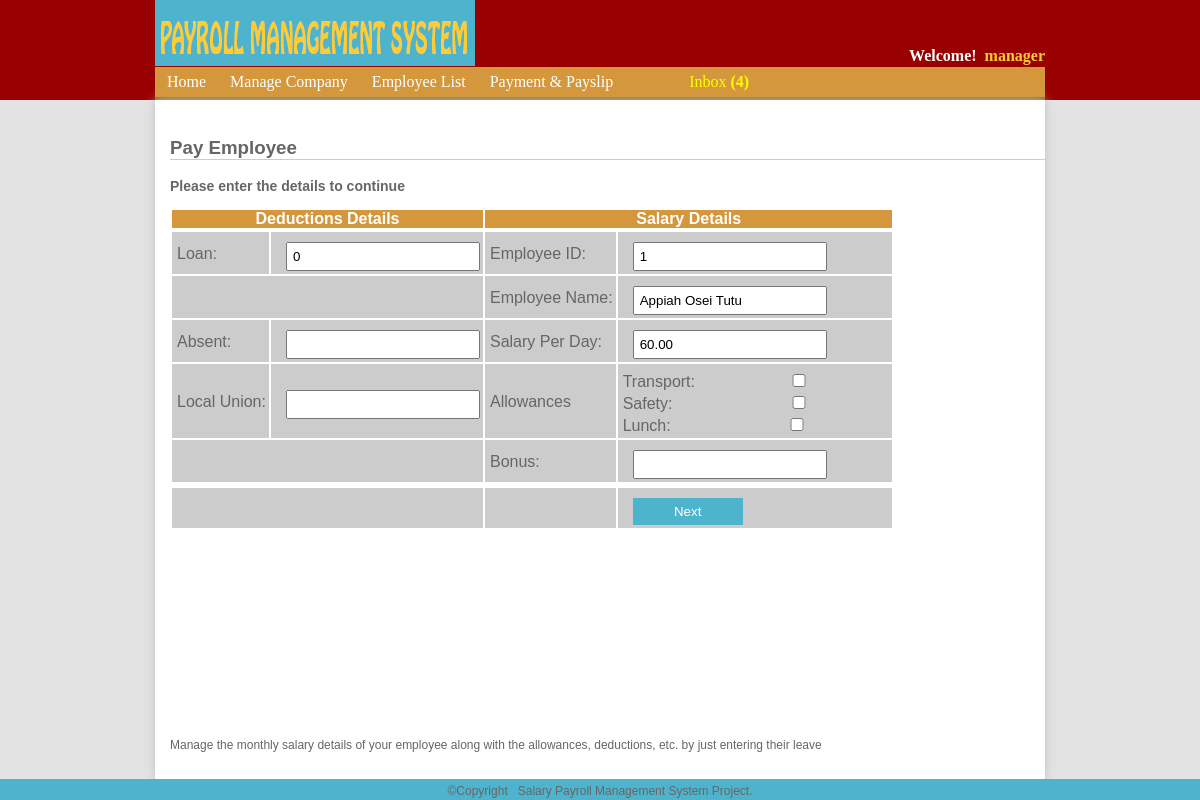
The app's page /pay-employee-each.php?empId=1 (signed in) with its own data.
### tables this page shows
CREATE TABLE IF NOT EXISTS `employee` (
  `empId` int(11) NOT NULL AUTO_INCREMENT,
  `name` varchar(255) NOT NULL,
  `phone` int(10) NOT NULL,
  `email` varchar(50) NOT NULL,
  `level` int(10) NOT NULL,
  `designation` varchar(100) NOT NULL,
  PRIMARY KEY (`empId`)
);

CREATE TABLE IF NOT EXISTS `company` (
  `compId` int(11) NOT NULL AUTO_INCREMENT,
  `compName` varchar(255) NOT NULL,
  `address` varchar(255) NOT NULL,
  `registrationNo` varchar(100) NOT NULL,
  `numberOfEmp` int(11) NOT NULL,
  `levelOne` int(11) NOT NULL,
  `levelTwo` int(11) NOT NULL,
  `levelThree` int(11) NOT NULL,
  `levelFour` int(11) NOT NULL,
  `levelFive` int(11) NOT NULL,
  `oneS` int(11) NOT NULL,
  `oneL` int(11) NOT NULL,
  `twoS` int(11) NOT NULL,
  `twoL` int(11) NOT NULL,
  `threeS` int(11) NOT NULL,
  `threeL` int(11) NOT NULL,
  `fourS` int(11) NOT NULL,
  `fourL` int(11) NOT NULL,
  `fiveS` int(11) NOT NULL,
  `fiveL` int(11) NOT NULL,
  PRIMARY KEY (`compId`)
);

### core/usersFunction.php (called while the page is built, shortened)
<?php
	function grabEmpId($empId){
		  $empId=(int)$empId;
	}
?>

### pay-employee-each.php (the view, shortened to what this page needs)
<?php
include 'core/initForMainLogPage.php';
if(isset($_GET['empId']) && !empty($_GET['empId'])){
    $empId=$_GET['empId'];
  }
?>
<?php include 'includes/adminHeadAll.php';?>
<header>
 <?php include 'includes/managerMenu.php';?>
  </header>
  <div class="container">
  <br/>
  <h3>Pay Employee</h3>
  <p style="font-size:14px"><b>Please enter the details to continue</b></p>
<div class="tableWrap">
<form action="pay-employee-each-confirm.php" method="get">
  <div class="styletable">
  <table cellpadding="" cellspacing="" border="0">
  <tr>
  <thead>
  <th colspan="2"> Deductions Details</th>
  <th colspan="2">Salary Details</th>
  </thead>
  </tr>
  <?php
		$query=mysql_query("SELECT
							empId,name,level,company.compId,company.levelOne,company.levelTwo,
							company.levelThree,company.levelFour,company.levelFive,company.oneS,company.oneL,company.twoS,company.twoL,company.threeS,
							company.threeL,company.fourS,company.fourL,company.fiveS,company.fiveL
							 FROM employee JOIN company ON company.compId=1 WHERE empId='$empId' LIMIT 1");
			while($row=mysql_fetch_array($query)){
				$empId=$row['empId'];
				$name=$row['name'];
				$levelEmp=$row['level'];
				$levelOne=$row['levelOne'];
				$levelTwo=$row['levelTwo'];
				$levelThree=$row['levelThree'];
				$levelFour=$row['levelFour'];
				$levelFive=$row['levelFive'];
				$oneS=$row['oneS'];
				$oneL=$row['oneL'];
				$twoL=$row['twoL'];
				$threeS=$row['threeS'];
				$threeL=$row['threeL'];
				$fourS=$row['fourS'];
				$fourL=$row['fourL'];
				$fiveS=$row['fiveS'];
				$fiveL=$row['fiveL'];
				if($levelEmp==1){
					$levelPay=$levelOne;
					$snnit=$oneS;
					$loan=$oneL;
				}elseif($levelEmp==2){
					$levelPay=$levelTwo;
					$loan=$twoL;
				}elseif($levelEmp==3){
					$levelPay=$levelThree;
					$snnit=$threeS;
					$loan=$threeL;
				}elseif($levelEmp==4){
					$levelPay=$levelFour;
					$snnit=$fourS;
					$loan=$fourL;
				}elseif($levelEmp==5){
					$levelPay=$levelFive;
					$snnit=$fiveS;
					$loan=$fiveL;
				}
	?>
     <tr>
	 <td>Loan: </td><td><input type="text" name="loan" value="<?php echo $loan; ?>"></td>
	 <td>Employee ID: </td><td><input type="text" name="empId" readonly value="<?php if(isset($empId)){echo $empId;}?>"></td>
	 </tr>
     <tr>
	<td  colspan="2"></td>
	 <td>Employee Name: </td><td><input type="text" name="name" readonly value="<?php if(isset($name)){ echo $name;}?>"></td>
	 </tr>
   <tr>
   <td> Absent: </td><td><input type="text" name="absent"  value=""></td>
    <td> Salary Per Day:</td><td><input type="text" name="salaryPerDay" readonly value="<?php echo $levelPay.".00";?>"></td>
   </tr>
	<tr>
	<td> Local Union: </td><td><input type="text" name="union" class="input" value=""></td>
	<td> Allowances</td><td>
    Transport: <input type="checkbox" name="transport" class="input" value="30"><br/>
    Safety: &nbsp;&nbsp;&nbsp;&nbsp;&nbsp;<input type="checkbox" name="safety" class="input" value="20"><br/>
    Lunch:&nbsp;&nbsp;&nbsp;&nbsp;&nbsp; <input type="checkbox" name="lunch" class="input" value="10">
    </td>
	</tr>
   <tr>
   <td  colspan="2"></td>
      <td> Bonus:</td><td><input type="text" name="bonus"  value=""></td>
   </tr>
      <tr>
	  <td  colspan="2"></td>
	   <td> </td><td> <input type="submit" value="Next" class="submit"></td>
	 </tr>
</table></div>
</form>
<?php } ?>
</div>
<br />
<p>Manage the monthly salary details of your employee along with the allowances, deductions, etc. by just entering their leave</p>
 </div>
	 <?php include 'includes/footerAll.php';?>
</body>
</html>

### css/adminStyle.css (style rules this page uses)
body { margin:0; padding:0; background:#e3e3e3; font: 100% Georgia, "Times New Roman", Times, serif; }
.container { width:875px; margin:auto; background:white; padding-left:15px; padding-bottom:15px; min-height:400px; -webkit-box-shadow:0px 0px 10px #c0c0c0; -moz-box-shadow:0px 0px 10px #c0c0c0; box-shadow:0px 0px 10px #c0c0c0; }
header { width:890px; margin:auto; height:33px; background:#D5973C; margin-top:-33px; z-index:1; }
.tableWrap { margin:0; padding:0; }
.tableWrap form input { padding:5px; margin:5px 0px 0px 10px; width:180px; font-size:16; font-family:Arial, Helvetica, sans-serif; }
.tableWrap table td { color:#666; font-size:16px; font-family:Verdana, Geneva, sans-serif; }
.tableWrap .submit { color:white; padding:5px 0px; margin:5px 0px 0px 10px; width:110px; border:1px solid #4eb4cd; font-size:16; font-family:"Arial Black", Gadget, sans-serif; background:#4eb4cd; cursor:pointer; }
p { font-size:12px; color:#666; font-family:Verdana, Geneva, sans-serif; }
.styletable { overflow:auto; height:500px; }
.styletable table th { background:#D5973C; color:white; font-family:Arial, Helvetica, sans-serif; padding:0px 2px 0px 2px; }
.styletable table td { padding:5px 3px 3px 5px; margin:0; background:#ccc; color:#666; font-family:Arial, Helvetica, sans-serif; }
h3 { border-bottom:1px solid #CCC; color:#666; font-family:"Arial Black", Gadget, sans-serif; }
.styletable .submit { color:white; padding:5px 0px; margin:5px 0px 0px 10px; width:110px; border:1px solid #4eb4cd; font-size:16; font-family:"Arial Black", Gadget, sans-serif; background:#4eb4cd; cursor:pointer; }

### records on screen
employee: loan "0", empId "1", name "Appiah Osei Tutu", salaryPerDay "60.00"

### other values on screen
$usernameData "manager"
$inboxMessageNew "4"
